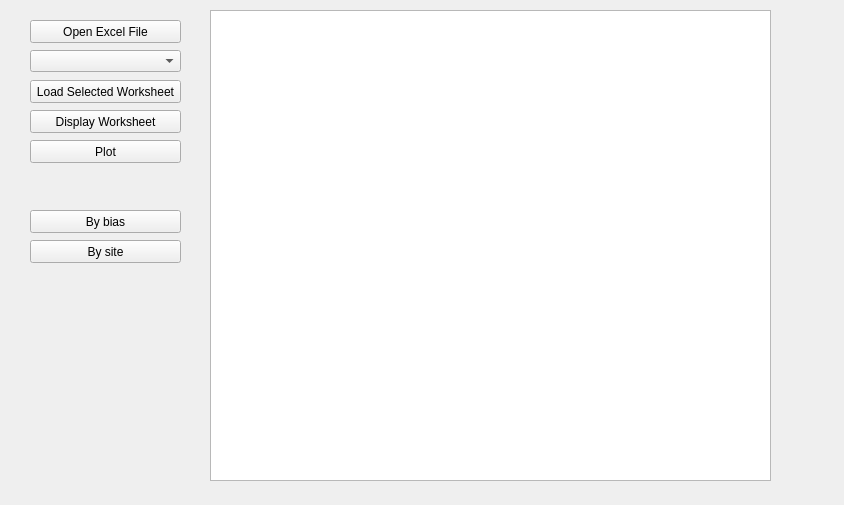
<?xml version="1.0" encoding="UTF-8"?>
<ui version="4.0">
 <class>ExcelViewer</class>
 <widget class="QWidget" name="ExcelViewer">
  <property name="geometry">
   <rect>
    <x>0</x>
    <y>0</y>
    <width>844</width>
    <height>505</height>
   </rect>
  </property>
  <property name="windowTitle">
   <string>ExcelViewer</string>
  </property>
  <widget class="QPushButton" name="open_file_button">
   <property name="geometry">
    <rect>
     <x>30</x>
     <y>20</y>
     <width>151</width>
     <height>23</height>
    </rect>
   </property>
   <property name="text">
    <string>Open Excel File</string>
   </property>
  </widget>
  <widget class="QComboBox" name="worksheet_list">
   <property name="geometry">
    <rect>
     <x>30</x>
     <y>50</y>
     <width>151</width>
     <height>22</height>
    </rect>
   </property>
  </widget>
  <widget class="QTableWidget" name="excel_table_widget">
   <property name="geometry">
    <rect>
     <x>210</x>
     <y>10</y>
     <width>561</width>
     <height>471</height>
    </rect>
   </property>
  </widget>
  <widget class="QPushButton" name="load_ws_button">
   <property name="geometry">
    <rect>
     <x>30</x>
     <y>80</y>
     <width>151</width>
     <height>23</height>
    </rect>
   </property>
   <property name="text">
    <string>Load Selected Worksheet</string>
   </property>
  </widget>
  <widget class="QPushButton" name="plot_button">
   <property name="geometry">
    <rect>
     <x>30</x>
     <y>140</y>
     <width>151</width>
     <height>23</height>
    </rect>
   </property>
   <property name="text">
    <string>Plot</string>
   </property>
  </widget>
  <widget class="QPushButton" name="display_ws_button">
   <property name="geometry">
    <rect>
     <x>30</x>
     <y>110</y>
     <width>151</width>
     <height>23</height>
    </rect>
   </property>
   <property name="text">
    <string>Display Worksheet</string>
   </property>
  </widget>
  <widget class="QPushButton" name="by_bias_button">
   <property name="geometry">
    <rect>
     <x>30</x>
     <y>210</y>
     <width>151</width>
     <height>23</height>
    </rect>
   </property>
   <property name="text">
    <string>By bias</string>
   </property>
  </widget>
  <widget class="QPushButton" name="by_site_button">
   <property name="geometry">
    <rect>
     <x>30</x>
     <y>240</y>
     <width>151</width>
     <height>23</height>
    </rect>
   </property>
   <property name="text">
    <string>By site</string>
   </property>
  </widget>
 </widget>
 <resources/>
 <connections/>
 <slots>
  <slot>load_excel()</slot>
 </slots>
</ui>
